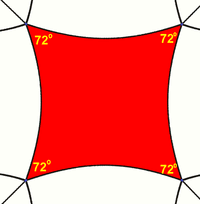
#> input picture SourceCode/IMAGES FOR IP/images.png, 200 x 204 px, found by its file name
$ python 'Task - 2.py'
#> lines starting #> are read from the running program, lines starting #| are printed output that depends on the picture; after the words box and inside, x2 and y2 are one past the last pixel; in counts of white or black regions, pixels touching at a corner belong together
import cv2
import numpy as np

image = cv2.imread(r'C:\Users\Lenovo\Desktop\GENESIS\IMAGES FOR IP\images.png')
#> image is the input picture: shape (204, 200, 3); mean B, G, R 131.8, 136.4, 246.4
gray = cv2.cvtColor(image,cv2.COLOR_BGR2GRAY)
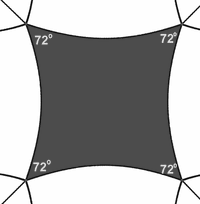
#> gray: shape (204, 200); min 0, max 255, mean 168.6

ret , thresh = cv2.threshold( gray, 127,  255, 0)
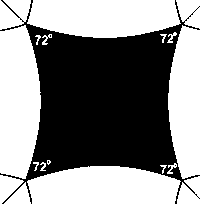
#> thresh: shape (204, 200); 53.5% white; 4 black regions (3 under 20 px), largest, box (x1, y1, x2, y2) and area: (0, 0, 200, 204) 18950

kernel = np.ones((5,5),np.uint8)
erosion = cv2.erode(thresh , kernel, iterations= 1)
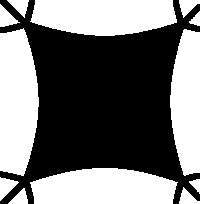
#> erosion: shape (204, 200); 45.9% white; 12 white regions, largest, box (x1, y1, x2, y2) and area: (0, 28, 39, 176) 4804, (30, 168, 178, 204) 4454, (30, 0, 177, 36) 4436

dilation = cv2.dilate(thresh , kernel, iterations = 1)
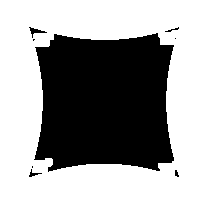
#> dilation: shape (204, 200); 59.8% white; 8 black regions (4 under 20 px), largest, box (x1, y1, x2, y2) and area: (34, 33, 174, 172) 16271, (29, 27, 47, 38) 62, (29, 169, 42, 177) 34, (165, 27, 179, 32) 22

opening = cv2.morphologyEx(thresh, cv2.MORPH_OPEN , kernel)
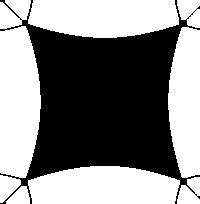
#> opening: shape (204, 200); 52.6% white; 1 black region, box (x1, y1, x2, y2) and area: (0, 0, 200, 204) 19343
closing = cv2.morphologyEx(thresh , cv2.MORPH_CLOSE , kernel)
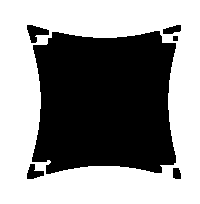
#> closing: shape (204, 200); 55.5% white; 6 black regions, box (x1, y1, x2, y2) and area: (32, 31, 176, 174) 17555, (27, 25, 49, 43) 217, (27, 164, 44, 179) 152, (163, 25, 181, 34) 114, (173, 168, 181, 179) 79, (173, 36, 178, 41) 25

cv2.imshow( 'opening ' , opening )
cv2.imshow( 'closing ' , closing )
cv2.imshow( 'dilation ' , dilation )
cv2.imshow( 'erosion ' , erosion )
cv2.imshow(' binary image ' , thresh)

cv2.waitKey(0)
cv2.destroyAllWindows()
